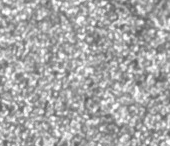
#> input picture enhanced_debug/06_resolution_adaptive_original.png, 170 x 146 px
$ python -i dic_parameters.py   (imports and definitions only)   (older library calls are emulated)
#> lines starting #> are read from the running program, lines starting #| are printed output that depends on the picture; after the words box and inside, x2 and y2 are one past the last pixel; in counts of white or black regions, pixels touching at a corner belong together
#> further down, picture is the input picture: shape (146, 170, 3); min 85, max 255, mean 167.8
### analysis/gradient_analysis.py
"""
Gradient analysis module for DIC image quality assessment.

This module analyzes gradient characteristics of DIC images to assess edge content,
sharpness, and directional properties. It calculates gradient magnitude, orientation,
and distribution metrics using Sobel operators to evaluate the suitability of
speckle patterns for correlation analysis.

Usage:
    from analysis.gradient_analysis import GradientAnalyzer

    analyzer = GradientAnalyzer()
    results = analyzer.analyze(image_data)
"""

import cv2
import numpy as np
from typing import Dict, Any, Tuple, List, Optional
import logging
from scipy import ndimage
from scipy.signal import convolve2d
from functools import lru_cache
import hashlib


logger = logging.getLogger(__name__)


class GradientAnalyzer:
    """
    Analyzes image gradients for DIC quality assessment.

    This is the central source for all gradient calculations in the application.
    Other modules should use this class for gradient computation to ensure
    consistency and proper normalization.
    """

    def __init__(self):
        # Gradient operator kernels with their normalization factors
        self.gradient_kernels = {
            'sobel': {
                'x': np.array([[-1, 0, 1], [-2, 0, 2], [-1, 0, 1]], dtype=np.float64),
                'y': np.array([[-1, -2, -1], [0, 0, 0], [1, 2, 1]], dtype=np.float64),
                'norm_factor': 8.0
            },
            'prewitt': {
                'x': np.array([[-1, 0, 1], [-1, 0, 1], [-1, 0, 1]], dtype=np.float64),
                'y': np.array([[-1, -1, -1], [0, 0, 0], [1, 1, 1]], dtype=np.float64),
                'norm_factor': 6.0
            },
            'scharr': {
                'x': np.array([[-3, 0, 3], [-10, 0, 10], [-3, 0, 3]], dtype=np.float64),
                'y': np.array([[-3, -10, -3], [0, 0, 0], [3, 10, 3]], dtype=np.float64),
                'norm_factor': 32.0
            }
        }

        self.local_window_sizes = [5, 9, 15, 21]  # For multi-scale analysis
        self.gradient_percentiles = [25, 50, 75, 90, 95, 99]

    # ========== Core Gradient Calculation Methods (Used by Other Modules) ==========

    def calculate_gradients(self, image: np.ndarray, method: str = 'sobel',
                            normalize: bool = True) -> Tuple[np.ndarray, np.ndarray, np.ndarray]:
        """
        Calculate gradients using specified method. This is the PRIMARY method
        that should be used by other modules for gradient calculation.

        Args:
            image: Input grayscale image
            method: Gradient operator ('sobel', 'prewitt', 'scharr')
            normalize: Whether to apply proper normalization

        Returns:
            Tuple of (grad_x, grad_y, magnitude)
        """
        if len(image.shape) > 2:
            image = cv2.cvtColor(image, cv2.COLOR_RGB2GRAY)

        if method == 'sobel':
            grad_x = cv2.Sobel(image, cv2.CV_64F, 1, 0, ksize=3)
            grad_y = cv2.Sobel(image, cv2.CV_64F, 0, 1, ksize=3)
            norm_factor = 8.0
        elif method == 'scharr':
            grad_x = cv2.Scharr(image, cv2.CV_64F, 1, 0)
            grad_y = cv2.Scharr(image, cv2.CV_64F, 0, 1)
            norm_factor = 32.0
        elif method == 'prewitt':
            # Manual convolution for Prewitt
            kernel_x = self.gradient_kernels['prewitt']['x']
            kernel_y = self.gradient_kernels['prewitt']['y']
            grad_x = cv2.filter2D(image, cv2.CV_64F, kernel_x)
            grad_y = cv2.filter2D(image, cv2.CV_64F, kernel_y)
            norm_factor = 6.0
        else:
            raise ValueError(f"Unknown gradient method: {method}")

        # Apply normalization
        if normalize:
            grad_x = grad_x / norm_factor
            grad_y = grad_y / norm_factor

        # Calculate magnitude
        magnitude = np.sqrt(grad_x ** 2 + grad_y ** 2)

        return grad_x, grad_y, magnitude

    # [631 lines left out: functions calculate_mig_ef_metrics, calculate_gradient_quality_score, analyze, _calculate_gradient_maps, _analyze_gradient_magnitude, _analyze_gradient_direction and 8 more, not called in this run]

class GradientAnalyzerCache:
    """Cache wrapper for expensive gradient calculations."""

    # [37 lines left out: functions __init__, _get_image_hash, get_gradients, not called in this run]

### core/dic_parameters.py
"""
DIC parameter calculation and optimization.

Determines optimal DIC analysis parameters including subset size, step size, and
overlap based on image characteristics and quality scores. Provides recommendations
for facet size and correlation settings.

Usage:
    calculator = DICParameterCalculator()
    params = calculator.calculate_parameters(image, quality_score, subset_size)
"""

import cv2
import numpy as np
from typing import Tuple, Dict, Any
import logging

from models.analysis_result import DICParameters
from analysis.gradient_analysis import GradientAnalyzer

logger = logging.getLogger(__name__)


class DICParameterCalculator:
    """
    Calculates optimal DIC analysis parameters.

    This class determines the best subset size, step size, and other
    parameters for DIC analysis based on image characteristics and
    quality requirements.
    """

    def __init__(self):
        self.gradient_analyzer = GradientAnalyzer()
        # Standard DIC subset sizes to consider
        self.possible_sizes = [11, 15, 21, 31, 41, 51]
        self.min_subset_size = 11
        self.max_subset_size = 51
        self.default_overlap = 0.75  # 75% overlap is standard

    # [91 lines left out: functions determine_optimal_subset_size, calculate_parameters, _calculate_expected_accuracy, not called in this run]

    def analyze_feature_characteristics(self, image: np.ndarray) -> Dict[str, Any]:
        """
        Advanced feature characteristic analysis for subset size determination.

        Args:
            image: Input grayscale image

        Returns:
            Dictionary with feature analysis results
        """
        if len(image.shape) == 3:
            gray = cv2.cvtColor(image, cv2.COLOR_RGB2GRAY)
        else:
            gray = image.copy()

        h, w = gray.shape
#> h = 146; w = 170
        feature_estimates = []

        # Method 1: Multi-scale adaptive thresholding analysis
        feature_estimates.extend(self._adaptive_threshold_analysis(gray))

        # Method 2: Gradient-based analysis
        feature_estimates.extend(self._gradient_based_analysis(gray))

        # Method 3: Autocorrelation analysis
        try:
            autocorr_estimate = self._autocorrelation_analysis(gray)
            if autocorr_estimate > 0:
                feature_estimates.append(autocorr_estimate)
        except Exception as e:
            logger.warning(f"Autocorrelation analysis failed: {e}")

        # Method 4: Frequency domain analysis
        try:
            freq_estimate = self._frequency_domain_analysis(gray)
            if freq_estimate > 0:
                feature_estimates.append(freq_estimate)
        except Exception as e:
            logger.warning(f"Frequency domain analysis failed: {e}")

        # Calculate statistics
        if feature_estimates:
            feature_size_stats = {
                'mean_feature_size': float(np.mean(feature_estimates)),
                'median_feature_size': float(np.median(feature_estimates)),
                'std_feature_size': float(np.std(feature_estimates)),
                'min_feature_size': float(np.min(feature_estimates)),
                'max_feature_size': float(np.max(feature_estimates)),
                'num_estimates': len(feature_estimates)
            }
        else:
            feature_size_stats = {
                'mean_feature_size': 0.0,
                'median_feature_size': 0.0,
                'std_feature_size': 0.0,
                'min_feature_size': 0.0,
                'max_feature_size': 0.0,
                'num_estimates': 0
            }

        return feature_size_stats

    def _adaptive_threshold_analysis(self, gray: np.ndarray) -> list:
        """Multi-scale adaptive thresholding analysis."""
        feature_estimates = []
        h, w = gray.shape
#> h = 146; w = 170

        for block_size in [7, 11, 15, 21]:
            if block_size < min(h, w) // 4:
                try:
                    binary = cv2.adaptiveThreshold(
                        gray, 255, cv2.ADAPTIVE_THRESH_GAUSSIAN_C,
                        cv2.THRESH_BINARY, block_size, 2
                    )
                    num_components, _, stats, _ = cv2.connectedComponentsWithStats(binary)

                    if num_components > 1:
                        areas = stats[1:, cv2.CC_STAT_AREA]
                        valid_areas = areas[(areas > 4) & (areas < (h * w) / 100)]
                        if len(valid_areas) > 0:
                            feature_diameter = np.median(np.sqrt(valid_areas))
                            feature_estimates.append(feature_diameter * 1.2)
                except Exception:
                    continue
#> this loop made 4 passes
#> (num_components, feature_diameter) on passes 1 to 4: (215, 4.64), (207, 4.9), (183, 5.05), (157, 5.39)
#> pass 1, in _adaptive_threshold_analysis, `binary = cv2.adaptiveThreshold( gray, 255, cv2.ADAPTIVE_THRESH_GAUSSIA..`:
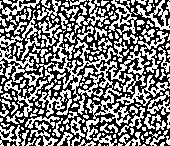
#> binary: shape (146, 170); 48.3% white in thin lines or dots
#> after the loop:
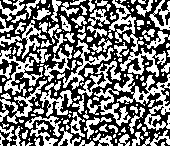
#> binary: shape (146, 170); 47.2% white; 156 white regions (82 under 20 px), largest, box (x1, y1, x2, y2) and area: (87, 74, 170, 131) 1509, (108, 0, 166, 77) 1026, (0, 47, 43, 96) 605
#> after the loop, feature_estimates = [5.56, 5.88, 6.06, 6.46]

        return feature_estimates

    def _gradient_based_analysis(self, gray: np.ndarray) -> list:
        """Advanced gradient-based analysis."""
        feature_estimates = []

        # Calculate gradients using universal gradient analyzer
        grad_x, grad_y, gradient_magnitude = self.gradient_analyzer.calculate_gradients(gray, 'sobel', normalize=True)
#> in calculate_gradients, `grad_y = cv2.Sobel(image, cv2.CV_64F, 0, 1, ksize=3)`:
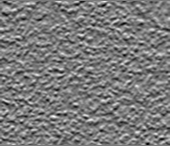
#> grad_y: shape (146, 170) float64; min -425, max 457, mean 0.2; drawn with min black and max white
#> in calculate_gradients, `magnitude = np.sqrt(grad_x ** 2 + grad_y ** 2)`:
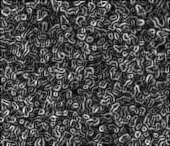
#> magnitude: shape (146, 170) float64; min 0, max 59.83, mean 17.9; drawn with min black and max white

        # Multi-threshold gradient analysis
        for percentile in [75, 80, 85, 90]:
            threshold = np.percentile(gradient_magnitude, percentile)
            high_grad_mask = gradient_magnitude > threshold
            high_grad_count = np.sum(high_grad_mask)

            if high_grad_count > 10:
                h, w = gray.shape
                density = high_grad_count / (h * w)
                if density > 0:
                    spacing = 1.0 / np.sqrt(density)
                    feature_estimates.append(spacing * 0.8)
#> this loop made 4 passes
#> (threshold, high_grad_count, density, spacing) on passes 1 to 4: (24.25, 6204, 0.25, 2), (26.29, 4963, 0.2, 2.24), (28.76, 3723, 0.15, 2.58), (31.73, 2480, 0.0999, 3.16)
#> pass 1, in _gradient_based_analysis, `high_grad_mask = gradient_magnitude > threshold`:
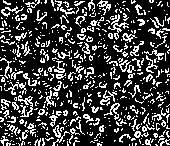
#> high_grad_mask: shape (146, 170) bool; 25% white in thin lines or dots
#> after the loop, feature_estimates = [1.6, 1.79, 2.07, 2.53]

        return feature_estimates

    def _autocorrelation_analysis(self, gray: np.ndarray) -> float:
        """Autocorrelation-based feature size analysis."""
        # Downsample for efficiency
        scale = max(1, max(gray.shape) // 256)
#> scale = 1
        if scale > 1:
            small_gray = gray[::scale, ::scale]
        else:
            small_gray = gray

        # Calculate normalized autocorrelation
        normalized = small_gray.astype(float) - np.mean(small_gray)
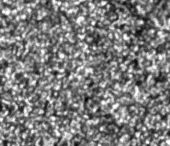
#> normalized: shape (146, 170) float64; min -82.8, max 87.2, mean 0; drawn with min black and max white
        std_val = np.std(normalized)
#> std_val = 31.36

        if std_val < 1e-6:
            return 0

        normalized /= std_val

        # Use FFT for efficient autocorrelation
        f_transform = np.fft.fft2(normalized)
        autocorr = np.real(np.fft.ifftshift(np.fft.ifft2(np.abs(f_transform) ** 2)))
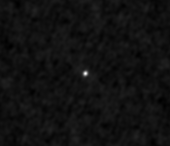
#> autocorr: shape (146, 170) float64; min -1831.7, max 24820, mean 0; drawn with min black and max white

        # Find characteristic length scale
        center_y, center_x = autocorr.shape[0] // 2, autocorr.shape[1] // 2
#> center_y = 73; center_x = 85
        center_val = autocorr[center_y, center_x]
#> center_val = 24820

        # Look for first significant drop (to 60% of peak)
        target_val = center_val * 0.6
#> target_val = 14892

        for radius in range(1, min(center_y, center_x) // 2):
            # Sample points at this radius
            circle_vals = []
            n_samples = max(8, int(2 * np.pi * radius))
            for i in range(n_samples):
                angle = 2 * np.pi * i / n_samples
                y = center_y + int(radius * np.sin(angle))
                x = center_x + int(radius * np.cos(angle))
                if 0 <= y < autocorr.shape[0] and 0 <= x < autocorr.shape[1]:
                    circle_vals.append(autocorr[y, x])

            if circle_vals and np.mean(circle_vals) < target_val:
                return radius * scale * 1.5
#> in analyze_feature_characteristics, `autocorr_estimate = self._autocorrelation_analysis(gray)`: autocorr_estimate = 4.5

        return 0

    def _frequency_domain_analysis(self, gray: np.ndarray) -> float:
        """Frequency domain analysis for characteristic feature size."""
        # Apply FFT
        f_transform = np.fft.fft2(gray.astype(float))
        f_shift = np.fft.fftshift(f_transform)
        magnitude = np.abs(f_shift)

        # Calculate radial power spectrum
        h, w = gray.shape
#> h = 146; w = 170
        center_y, center_x = h // 2, w // 2
#> center_y = 73; center_x = 85

        # Create radial coordinate system
        y, x = np.ogrid[:h, :w]
#> y = 146 values from 0 to 145
        radius = np.sqrt((y - center_y) ** 2 + (x - center_x) ** 2)

        # Calculate average power at each radius
        max_radius = min(center_y, center_x) // 2
#> max_radius = 36
        radial_power = []

        for r in range(1, max_radius):
            mask = (radius >= r - 0.5) & (radius < r + 0.5)
            if np.any(mask):
                avg_power = np.mean(magnitude[mask])
                radial_power.append(avg_power)
            else:
                radial_power.append(0)
#> this loop made 35 passes
#> avg_power on passes 1 to 12: 25756.8, 21380.6, 17123.8, 23725.7, 20797.4, 18725.2, 14568.7, 16502.5, 16385.4, 16375.8, 14900.7, 12869.9
#> after the loop, radial_power = 35 values, max 25756.8 at index 0, min 5123.5 at index 34, mean 12417.9

        if len(radial_power) > 10:
            # Smooth the spectrum
            radial_power = np.array(radial_power)
            if len(radial_power) > 5:
                kernel = np.ones(5) / 5
                if len(radial_power) >= len(kernel):
                    radial_power = np.convolve(radial_power, kernel, mode='same')
#> radial_power = 35 values, max 21756.9 at index 2, min 3249.3 at index 34, mean 11911.7

            # Find peak frequency
            peak_idx = np.argmax(radial_power)
#> peak_idx = 2
            if peak_idx > 0:
                # Convert frequency to spatial scale
                spatial_wavelength = min(h, w) / peak_idx
#> spatial_wavelength = 73
                return spatial_wavelength / 3  # Feature size is typically 1/3 of wavelength

        return 0

    # [120 lines left out: functions get_size_recommendations, validate_parameters, not called in this run]

>>> import cv2
>>> picture = cv2.cvtColor(cv2.imread('../enhanced_debug/06_resolution_adaptive_original.png'), cv2.COLOR_BGR2RGB)
>>> result = DICParameterCalculator().analyze_feature_characteristics(picture)
#> in analyze_feature_characteristics, `freq_estimate = self._frequency_domain_analysis(gray)`: freq_estimate = 24.33
#> in analyze_feature_characteristics, `feature_size_stats = { 'mean_feature_size': float(np.mean(feature_esti..`: feature_size_stats = {'mean_feature_size': 6.08, 'median_feature_size': 5.03, 'std_feature_size': 6.35, 'min_feature_size': 1.6, 'max_feature_size': 24.33, 'num_estimates': 10}
#> result has the same summary as feature_size_stats in analyze_feature_characteristics

$ run again, on enhanced_debug/06a_image_analysis.png
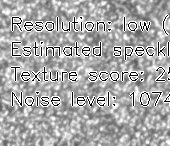
#> input picture enhanced_debug/06a_image_analysis.png, 170 x 146 px
#> picture is the input picture: shape (146, 170, 3); min 0, max 255, mean 169.1
#> the loop in _adaptive_threshold_analysis, `for block_size in [7, 11, 15, 21]:` made 4 passes
#> (num_components, feature_diameter) on passes 1 to 4: (151, 4.36), (139, 4.47), (123, 4.58), (108, 4.8)
#> pass 1, in _adaptive_threshold_analysis, `binary = cv2.adaptiveThreshold( gray, 255, cv2.ADAPTIVE_THRESH_GAUSSIA..`:
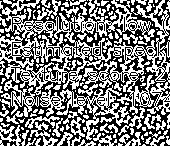
#> binary: shape (146, 170); 49.2% white in thin lines or dots
#> after the loop in _adaptive_threshold_analysis, `for block_size in [7, 11, 15, 21]:`: feature_estimates = [5.23, 5.37, 5.5, 5.75]
#> the loop in _gradient_based_analysis, `for percentile in [75, 80, 85, 90]:` made 4 passes
#> (threshold, high_grad_count, density, spacing) on passes 1 to 4: (32.59, 6204, 0.25, 2), (37.44, 4964, 0.2, 2.24), (45.08, 3512, 0.141, 2.66), (58.49, 2482, 0.1, 3.16)
#> pass 3, in _gradient_based_analysis, `high_grad_mask = gradient_magnitude > threshold`:
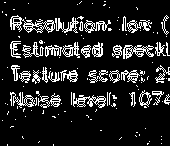
#> high_grad_mask: shape (146, 170) bool; 14.1% white in thin lines or dots
#> after the loop in _gradient_based_analysis, `for percentile in [75, 80, 85, 90]:`: feature_estimates = [1.6, 1.79, 2.13, 2.53]
#> std_val = 56.94
#> center_val = 24820
#> target_val = 14892
#> autocorr_estimate = 3
#> the loop in _frequency_domain_analysis, `for r in range(1, max_radius):` made 35 passes
#> avg_power on passes 1 to 8: 27882.6, 18570.6, 14531.7, 20964.7, 17751, 16346.2, 14297.1, 16005.2
#> after the loop in _frequency_domain_analysis, `for r in range(1, max_radius):`: radial_power = 35 values, max 27882.6 at index 0, min 7027.5 at index 31, mean 12090.5
#> in _frequency_domain_analysis, `radial_power = np.convolve(radial_power, kernel, mode='same')`: radial_power = 35 values, max 19940.1 at index 2, min 4474.6 at index 34, mean 11537.6
#> peak_idx = 2
#> spatial_wavelength = 73
#> freq_estimate = 24.33
#> feature_size_stats = {'mean_feature_size': 5.72, 'median_feature_size': 4.12, 'std_feature_size': 6.4, 'min_feature_size': 1.6, 'max_feature_size': 24.33, 'num_estimates': 10}
#> result has the same summary as feature_size_stats in analyze_feature_characteristics

$ run again, on enhanced_debug/11_speckles_by_size.png
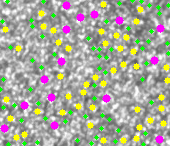
#> input picture enhanced_debug/11_speckles_by_size.png, 170 x 146 px
#> the loop in _adaptive_threshold_analysis, `for block_size in [7, 11, 15, 21]:` made 4 passes
#> (num_components, feature_diameter) on passes 1 to 4: (179, 4.47), (170, 4.47), (172, 5.48), (170, 6.24)
#> pass 1, in _adaptive_threshold_analysis, `binary = cv2.adaptiveThreshold( gray, 255, cv2.ADAPTIVE_THRESH_GAUSSIA..`:
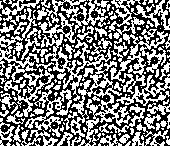
#> binary: shape (146, 170); 48.6% white in thin lines or dots
#> after the loop in _adaptive_threshold_analysis, `for block_size in [7, 11, 15, 21]:`: feature_estimates = [5.37, 5.37, 6.57, 7.49]
#> the loop in _gradient_based_analysis, `for percentile in [75, 80, 85, 90]:` made 4 passes
#> (threshold, high_grad_count, density, spacing) on passes 1 to 4: (24.48, 6205, 0.25, 2), (26.88, 4963, 0.2, 2.24), (29.67, 3723, 0.15, 2.58), (33.22, 2482, 0.1, 3.16)
#> after the loop in _gradient_based_analysis, `for percentile in [75, 80, 85, 90]:`: feature_estimates = [1.6, 1.79, 2.07, 2.53]
#> in _autocorrelation_analysis, `normalized = small_gray.astype(float) - np.mean(small_gray)`:
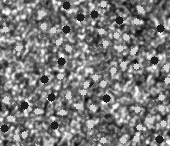
#> normalized: shape (146, 170) float64; min -82, max 88, mean 0; drawn with min black and max white
#> std_val = 34.15
#> center_val = 24820
#> target_val = 14892
#> autocorr_estimate = 4.5
#> the loop in _frequency_domain_analysis, `for r in range(1, max_radius):` made 35 passes
#> avg_power on passes 1 to 8: 31658.7, 18514.9, 19934.7, 22646.8, 17818.3, 18140.3, 18610.2, 21193.8
#> after the loop in _frequency_domain_analysis, `for r in range(1, max_radius):`: radial_power = 35 values, max 31658.7 at index 0, min 5135.2 at index 34, mean 13311.8
#> in _frequency_domain_analysis, `radial_power = np.convolve(radial_power, kernel, mode='same')`: radial_power = 35 values, max 22114.7 at index 2, min 3255.7 at index 34, mean 12753.8
#> peak_idx = 2
#> spatial_wavelength = 73
#> freq_estimate = 24.33
#> feature_size_stats = {'mean_feature_size': 6.16, 'median_feature_size': 4.93, 'std_feature_size': 6.37, 'min_feature_size': 1.6, 'max_feature_size': 24.33, 'num_estimates': 10}
#> result has the same summary as feature_size_stats in analyze_feature_characteristics
